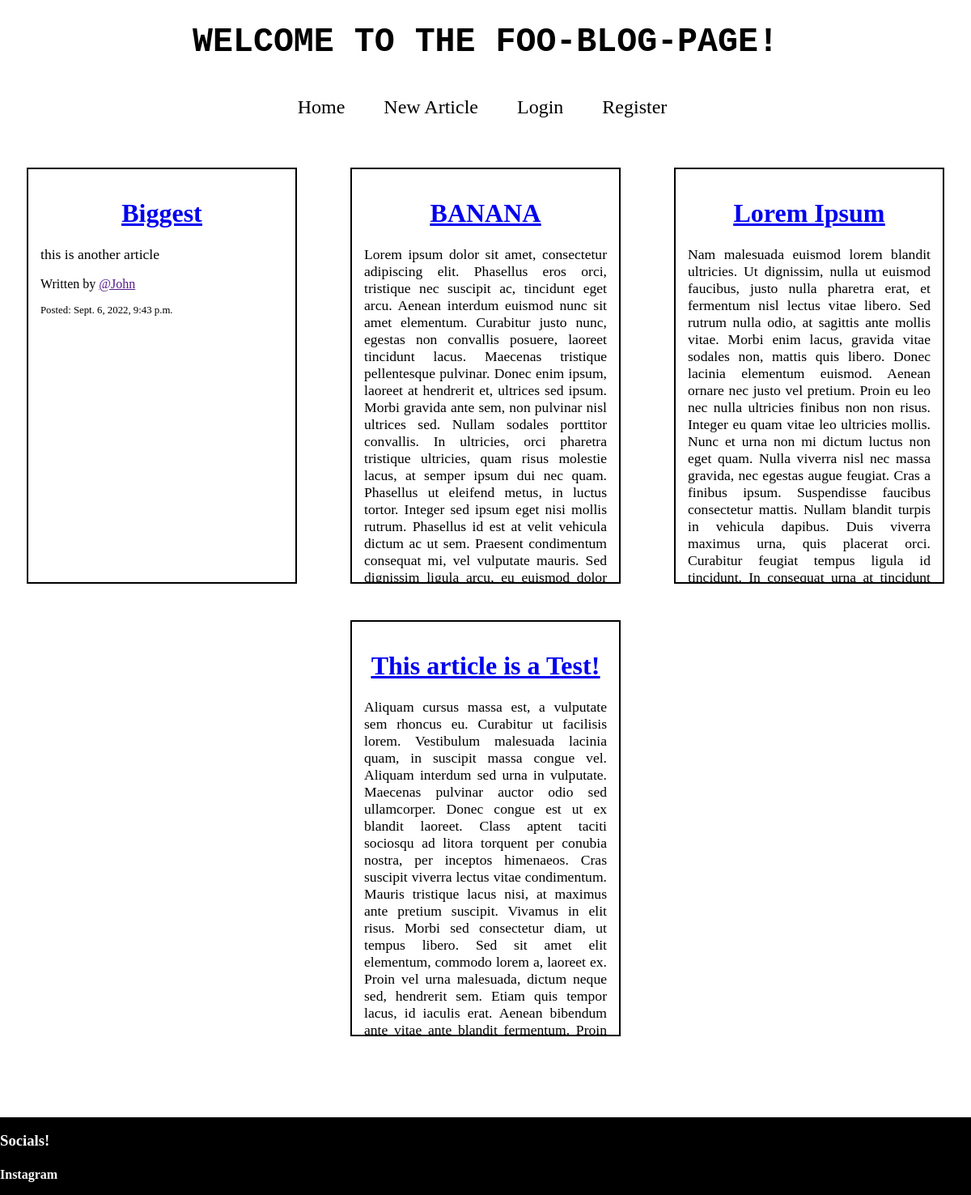
The page / on the database its author committed.
### personalBlog/models.py (models this page shows, shortened)
class Article(models.Model):
    author=models.ForeignKey(User, on_delete=models.PROTECT)
    headline=models.CharField(max_length=100, default="Your Title....")
    content=models.TextField()
    timestampCreated=models.DateTimeField(auto_now_add=True)
    timestampUpdated=models.DateTimeField(auto_now=True)

class User(AbstractUser):
    pass

### personalBlog/views.py (the view)
# urls.py: path('', views.index, name="index"),
def index(request):
    if request.method == "GET":
        articles = Article.objects.all()
    context={
        "headline":"WELCOME TO THE FOO-BLOG-PAGE!",
        "articles": articles
    }
    return render(request, "index.html", context)

### personalBlog/templates/index.html (shortened to what this page needs)
{% extends "layout.html" %}
{% load static %}
    {%block headline %}{{headline}}{%endblock%}
    {% block content %}
    <div id ="mainContent">
    {% for article in articles %}
        <div class="singleArticle">
            <h1 class ="headlineArt"><a href="{% url 'one_Article' article.id %}">{{article.headline}}</a></h1>
            <p class="contentArt">{{article.content}}</p>
            <p>Written by <a href="">@{{article.author}}</a></p>
            <p class="timestampArt">Posted: {{article.timestampCreated}}</p>
        </div>
    {% endfor %}
    </div>
    {% endblock %}

### personalBlog/templates/layout.html (shortened to what this page needs)
{% load static %}
<!DOCTYPE html>
<html lang="en">
<head>
    <link href="{% static 'styles.css' %}" rel="stylesheet">
</head>
<body>
    <div id ="navBar">
        <h1 class ="SiteHeadline">{% block headline %}{% endblock %}</h1>
        <ul class ="nav">
            <li class="navChild"><a href="{% url 'index' %}" class="navChildL">Home</a></li>
            <li class="navChild"><a href="{% url 'new_Post' %}" class="navChildL">New Article</a></li>
            {% if user.is_authenticated == False %}
                <li class="navChild"><a href="{% url 'login_view' %}" class="navChildL">Login</a></li>
                <li class="navChild"><a href="{% url 'register_view' %}" class="navChildL">Register</a></li>
            {% else %}
            <li class="navChild"><a href="{% url 'profile' request.user.id %}" class="navChildL">Profile</a></li>
            <li class="navChild"><a href="{% url 'logout_view' %}" class="navChildL">Logout</a></li>
            {% endif %}
        </ul>
    </div>
    {% block content %}
    {% endblock %}
</body>
<footer>
    <div id ="socials">
        <h3>Socials!</h3>
        <h4>Instagram</h4>
    </div>
</footer>
</html>

### personalBlog/static/styles.css (style rules this page uses)
.navChild { list-style-type: none; margin-right: 4vw; font-size: 1.5em; }
.nav { display: flex; }
.navChildL { text-decoration: none; color: black; }
#navBar { width: 100vw; display: flex; flex-direction: column; align-items: center; }
.SiteHeadline { font-size: 2.6em; font-family:'Courier New', Courier, monospace; }
#mainContent { display:flex; flex-direction: row; flex-wrap: wrap; justify-content: space-around; width: 100%; }
.singleArticle { border: 2px solid black; text-align: justify; width: 25vw; height: 60vh; margin-top: 45px; overflow: auto; padding: 15px; min-height:300px; }
.headlineArt { text-decoration: underline; text-align: center; }
.contentArt { font-size: 1.1em; }
footer { width: 100vw; height: 12vh; background-color: black; margin-bottom: 0px; margin-left:0; margin-right:0; margin-top: 100px; color: white; position: absolute; }
body { margin:0; }
html { height: 100%; width: 100%; margin:0; padding:0; }
.timestampArt { font-size: 0.8em; bottom:0; }

### rows shown on the page
Article: headline "Biggest", content "this is another article", author "John", timestampCreated "Sept. 6, 2022, 9:43 p.m."
Article: headline "BANANA", content "Lorem ipsum dolor sit amet, consectetur adipiscing elit. Phasellus eros orci, tristique nec suscipit ac, tincidunt eget arcu. Aenean interdum euismod nunc sit amet elementum. Curabitur justo nunc, egestas non convallis posuere, laoreet tincidunt lacus. Maecenas tristique pellentesque pulvinar. Donec enim ipsum, laoreet at hendrerit et, ultrices sed ipsum. Morbi gravida ante sem, non pulvinar nisl ultrices sed. Nullam sodales porttitor convallis. In ultricies, orci pharetra tristique ultricies, quam risus molestie lacus, at semper ipsum dui nec quam. Phasellus ut eleifend metus, in luctus tortor. Integer sed ipsum eget nisi mollis rutrum. Phasellus id est at velit vehicula dictum ac ut sem.…"
Article: headline "Lorem Ipsum", content "Nam malesuada euismod lorem blandit ultricies. Ut dignissim, nulla ut euismod faucibus, justo nulla pharetra erat, et fermentum nisl lectus vitae libero. Sed rutrum nulla odio, at sagittis ante mollis vitae. Morbi enim lacus, gravida vitae sodales non, mattis quis libero. Donec lacinia elementum euismod. Aenean ornare nec justo vel pretium. Proin eu leo nec nulla ultricies finibus non non risus. Integer eu quam vitae leo ultricies mollis. Nunc et urna non mi dictum luctus non eget quam. Nulla viverra nisl nec massa gravida, nec egestas augue feugiat. Cras a finibus ipsum. Suspendisse faucibus consectetur mattis. Nullam blandit turpis in vehicula dapibus. Duis viverra maximus urna, quis…"
Article: headline "This article is a Test!", content "Aliquam cursus massa est, a vulputate sem rhoncus eu. Curabitur ut facilisis lorem. Vestibulum malesuada lacinia quam, in suscipit massa congue vel. Aliquam interdum sed urna in vulputate. Maecenas pulvinar auctor odio sed ullamcorper. Donec congue est ut ex blandit laoreet. Class aptent taciti sociosqu ad litora torquent per conubia nostra, per inceptos himenaeos. Cras suscipit viverra lectus vitae condimentum. Mauris tristique lacus nisi, at maximus ante pretium suscipit. Vivamus in elit risus. Morbi sed consectetur diam, ut tempus libero. Sed sit amet elit elementum, commodo lorem a, laoreet ex. Proin vel urna malesuada, dictum neque sed, hendrerit sem. Etiam quis tempor lacus, id…"

### other values the page prints
{{ headline }} "WELCOME TO THE FOO-BLOG-PAGE!"
